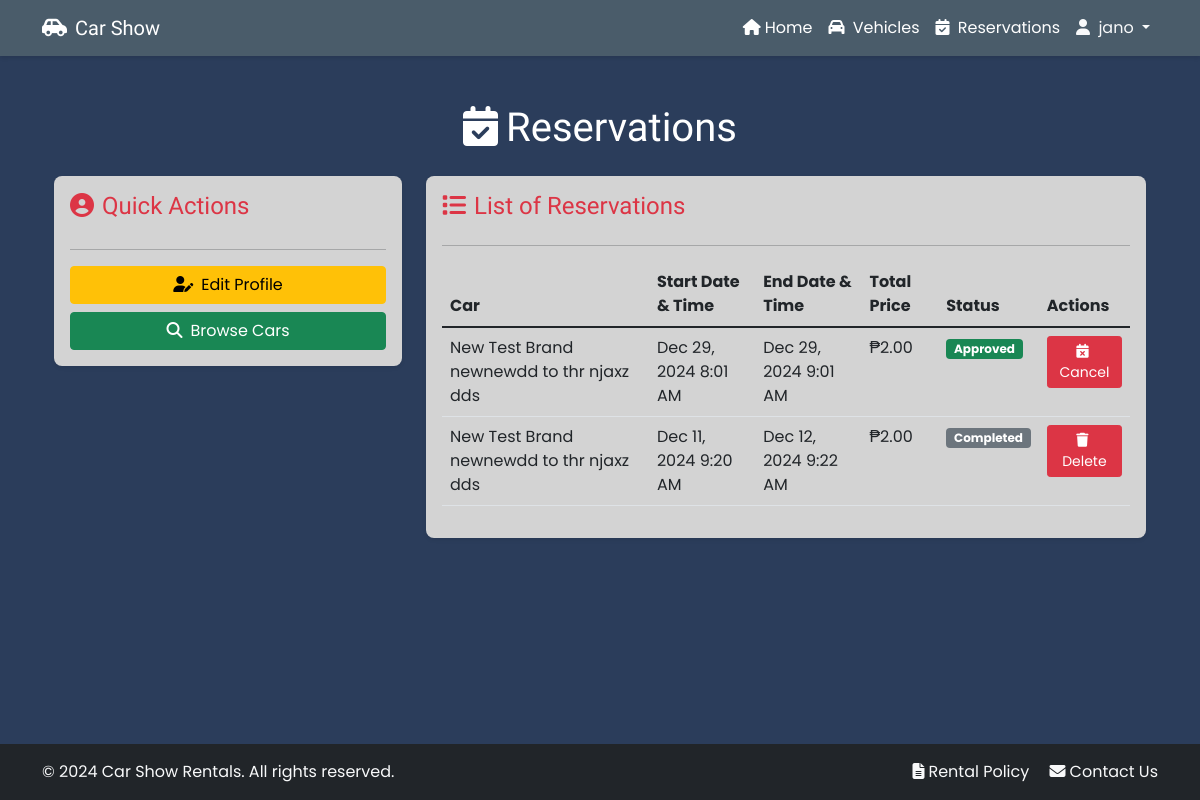
/reservations/ (signed in), run on an earlier commit of the app's database.
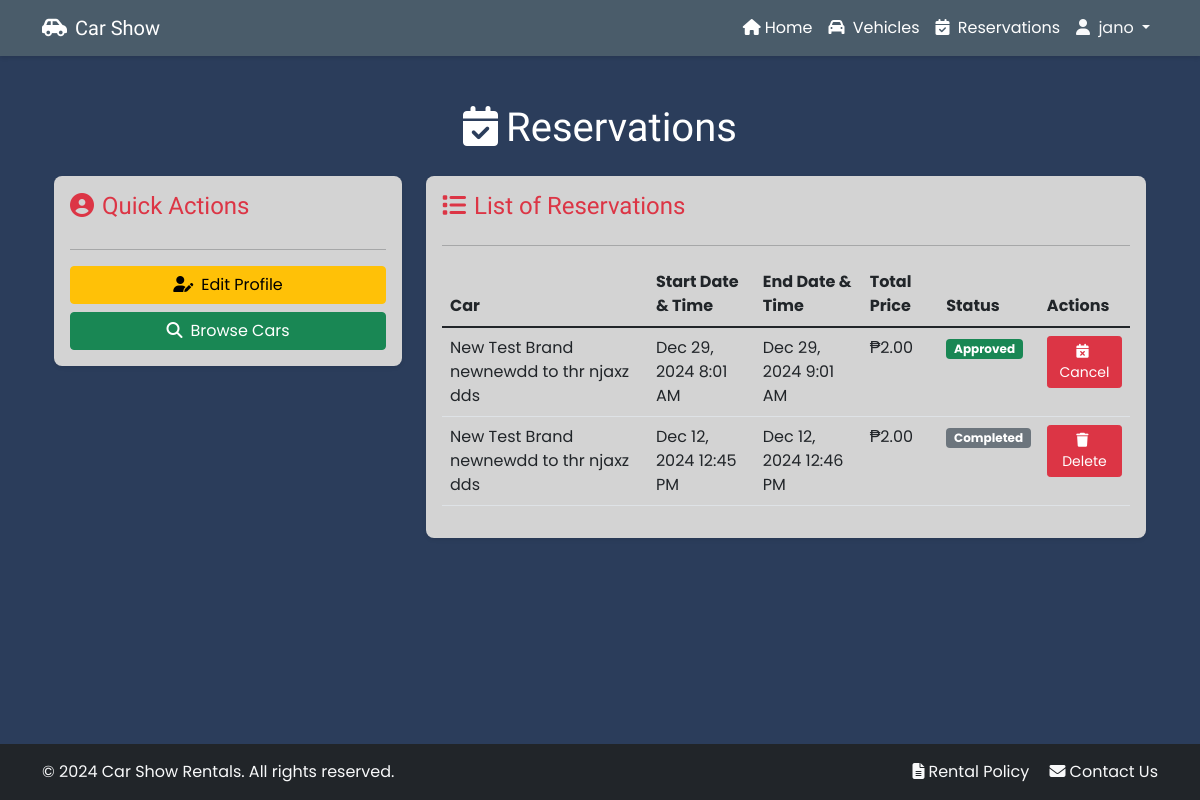
And on a later commit of the database.
### backend/models.py (models this page shows, shortened)
class Reservation(models.Model):
    RATE_TYPES = [
        ('hourly', 'Hourly'),
        ('daily', 'Daily'),
        ('weekly', 'Weekly'),
    ]
    STATUS_CHOICES = [
        ('pending', 'Pending'),
        ('partial', 'Partial'),
        ('paid', 'Paid'),
        ('active', 'Active'),
        ('completed', 'Completed'),
        ('cancelled', 'Cancelled'),
    ]
    user = models.ForeignKey(User, on_delete=models.CASCADE)
    car = models.ForeignKey(Car, on_delete=models.CASCADE)
    rate_type = models.CharField(max_length=20, choices=RATE_TYPES)
    start_datetime = models.DateTimeField()
    end_datetime = models.DateTimeField()
    receipt_image = models.ImageField(upload_to='receipts/', blank=True, null=True)
    reference_number = models.CharField(max_length=50, blank=True, null=True)
    amount = models.DecimalField(max_digits=10, decimal_places=2, default=0)
    total_price = models.DecimalField(max_digits=10, decimal_places=2)
    status = models.CharField(max_length=20, choices=STATUS_CHOICES, default='pending')
    pickup_reminder_sent = models.BooleanField(default=False)
    return_reminder_sent = models.BooleanField(default=False)
    created_at = models.DateTimeField(auto_now_add=True)
    updated_at = models.DateTimeField(auto_now=True)
    class Meta:
        ordering = ['-created_at', '-updated_at']

class Car(models.Model):
    CAR_TYPES = [
        ('sedan', 'Sedan'),
        ('suv', 'SUV'),
        ('pick up', 'Pick Up'),
        ('van', 'Van'),
        ('mini van', 'Mini Van'),
    ]
    brand = models.CharField(max_length=100)
    model = models.CharField(max_length=100)
    year = models.IntegerField()
    total_units = models.IntegerField()
    unavailable_units = models.IntegerField(default=0)
    car_type = models.CharField(max_length=20, choices=CAR_TYPES)
    hourly_rate = models.DecimalField(max_digits=8, decimal_places=2)
    daily_rate = models.DecimalField(max_digits=8, decimal_places=2)
    features = models.TextField()
    created_at = models.DateTimeField(auto_now_add=True)
    class Meta:
        ordering = ['-created_at']

### frontend/views.py (the view)
# urls.py: path('reservations/', views.view_reservations, name='admin_reservations'),
@login_required
def view_reservations(request):
    reservations = Reservation.objects.filter(user=request.user).order_by('-start_datetime')
    paginator = Paginator(reservations, 10)
    page = request.GET.get('page')
    try:
        reservations = paginator.page(page)
    except PageNotAnInteger:
        reservations = paginator.page(1)
    except EmptyPage:
        reservations = paginator.page(paginator.num_pages)
    return render(request, 'frontend/reservations.html', {'reservations': reservations})

### frontend/templates/frontend/reservations.html (shortened to what the changed rows need)
{% extends 'frontend/base.html' %}
{% load static %}
{% block content %}
<div class="container">
    <h1 class="mb-4 text-white audiowide-font" style="text-align: center;"><i class="fas fa-calendar-check me-2"></i>Reservations</h1>
    <div class="row">
        <div class="col-md-4 mb-4">
            <div class="card shadow-sm" style="background-color: #d3d3d3;">
                <div class="card-body">
                    <h2 class="card-title h4 text-danger audiowide-font reservation-center"><i class="fas fa-user-circle me-2 mb-3"></i>Quick Actions</h2>
                </div>
            </div>
        </div>
        <div class="col-md-8">
            <div class="card shadow-sm" style="background-color: #d3d3d3;">
                <div class="card-body">
                    <h2 class="card-title h4 mb-4 text-danger audiowide-font reservation-center"><i class="fas fa-list me-2"></i>List of Reservations</h2>
                    {% if reservations %}
                        <div class="table-responsive">
                            <table class="table table-hover">
                                <thead>
                                    <tr>
                                        <th>Car</th>
                                        <th>Start Date & Time</th>
                                        <th>End Date & Time</th>
                                        <th>Total Price</th>
                                        <th>Status</th>
                                        <th>Actions</th>
                                    </tr>
                                </thead>
                                <tbody>
                                {% for reservation in reservations %}
                                    <tr>
                                        <td>{{ reservation.car.brand }} {{ reservation.car.model }}</td>
                                        <td>{{ reservation.start_datetime|date:"M d, Y g:i A"}}</td>
                                        <td>{{ reservation.end_datetime|date:"M d, Y g:i A"}}</td>
                                        <td>₱{{ reservation.total_price }}</td>
                                        <td>
                                            {% if reservation.status == 'pending' %}
                                                <span class="badge bg-warning text-dark">Pending</span>
                                            {% elif reservation.status == 'partial' %}
                                                <span class="badge bg-info text-dark">Partial</span>
                                            {% elif reservation.status == 'paid' %}
                                                <span class="badge bg-success">Approved</span>
                                            {% elif reservation.status == 'active' %}
                                                <span class="badge bg-primary">Active</span>
                                            {% elif reservation.status == 'completed' %}
                                                <span class="badge bg-secondary">Completed</span>
                                            {% elif reservation.status == 'cancelled' %}
                                                <span class="badge bg-danger">Cancelled</span>
                                            {% endif %}
                                        </td>
                                        <td>
                                            {% if reservation.status == 'pending' %}
                                            <div class="d-flex gap-1">
                                                <a href="{% url 'payment' reservation.id %}" class="btn btn-sm btn-primary">
                                                    <i class="fas fa-credit-card me-1"></i>
                                                        Pay Now
                                                </a>
                                                <button class="btn btn-danger btn-sm" data-bs-toggle="modal"
                                                        data-bs-target="#cancelModal-{{ reservation.id }}">
                                                    <i class="fas fa-calendar-times me-1"></i>Cancel
                                                </button>
                                            </div>
                                            {% elif reservation.status == 'active' or reservation.status == 'paid' or reservation.status == 'partial' %}
                                                <button class="btn btn-danger btn-sm" data-bs-toggle="modal"
                                                        data-bs-target="#cancelModal-{{ reservation.id }}">
                                                    <i class="fas fa-calendar-times me-1"></i>Cancel
                                                </button>
                                            {% elif reservation.status == 'completed' or reservation.status == 'cancelled' %}
                                                <button class="btn btn-danger btn-sm" data-bs-toggle="modal"
                                                        data-bs-target="#deleteModal-{{ reservation.id }}">
                                                    <i class="fas fa-trash me-1"></i>Delete
                                                </button>
                                            {% endif %}
                                        </td>
                                    </tr>
                                {% endfor %}
                                </tbody>
                            </table>
                        </div>
                    {% else %}
                        <p class="text-center alert alert-info">
                            <i class="fas fa-info-circle me-2"></i>You have no reservations yet.
                        </p>
                    {% endif %}
                </div>
            </div>
        </div>
    </div>
</div>
{% endblock %}

What changed in the data, as far as the page shows it:
changed Reservation: start_datetime "Dec 11, 2024 9:20 AM" → "Dec 12, 2024 12:45 PM"; end_datetime "Dec 12, 2024 9:22 AM" → "Dec 12, 2024 12:46 PM"
